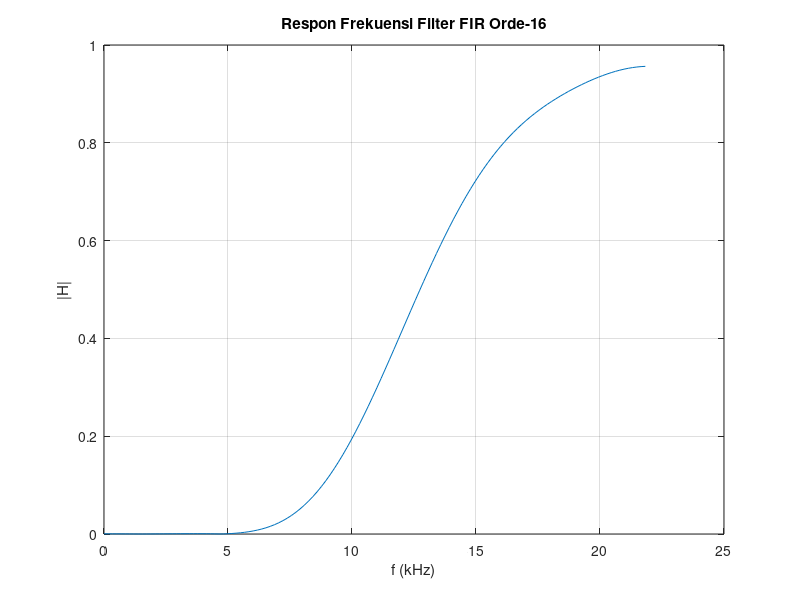

Write MATLAB code to recreate this figure.
clear all; clc;

f = [0, 0.4, 0.681, 1];
m = [0, 0, 0.8, 1];
n = 16;                              % orde 16, 1/2 frekuensi sampling = 8kHz
fs2 = 22;                             % hitung koefisien filter
b = fir2(n, f, m);

fid = fopen('fir.txt', 'w');         % buka file fir.txt
fprintf(fid, strcat('Koefisien filter FIR orde-'), int2str(n), ':\n');
fprintf(fid, strcat('Generated on-', datestr(now), '\n\n'));
for i = 1:n+1                        % simpan dalam file
    fprintf(fid, '%1.6f \n', b(i));
end
fclose(fid);                         % tutup file

[H, w] = freqz(b, 1, 128);           % respon frekuensi
plot(w/pi * fs2, abs(H));            % plot respon frekuensi

xlabel('f (kHz)');
ylabel('|H|');
grid;
title(strcat('Respon Frekuensi Filter FIR Orde-', int2str(n)));